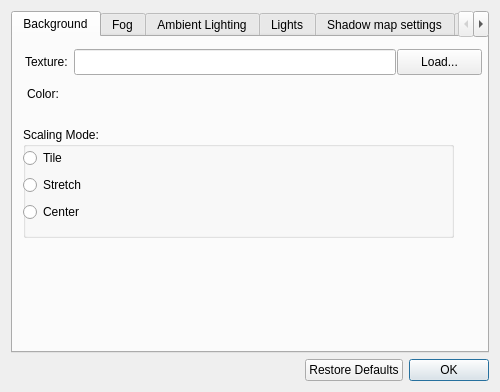
<?xml version="1.0" encoding="UTF-8"?>
<ui version="4.0">
 <class>EnvironmentDialog</class>
 <widget class="QWidget" name="EnvironmentDialog">
  <property name="geometry">
   <rect>
    <x>0</x>
    <y>0</y>
    <width>500</width>
    <height>392</height>
   </rect>
  </property>
  <property name="windowTitle">
   <string>Environment</string>
  </property>
  <layout class="QVBoxLayout" name="verticalLayout">
   <item>
    <widget class="QTabWidget" name="tabWidget">
     <property name="currentIndex">
      <number>0</number>
     </property>
     <widget class="QWidget" name="tab_2">
      <attribute name="title">
       <string>Background</string>
      </attribute>
      <widget class="QGroupBox" name="groupBox">
       <property name="geometry">
        <rect>
         <x>10</x>
         <y>90</y>
         <width>431</width>
         <height>111</height>
        </rect>
       </property>
       <property name="title">
        <string>Scaling Mode:</string>
       </property>
       <widget class="QWidget" name="layoutWidget">
        <property name="geometry">
         <rect>
          <x>0</x>
          <y>20</y>
          <width>131</width>
          <height>77</height>
         </rect>
        </property>
        <layout class="QVBoxLayout" name="verticalLayout_2">
         <item>
          <widget class="QRadioButton" name="radioButton">
           <property name="text">
            <string>Tile</string>
           </property>
           <attribute name="buttonGroup">
            <string notr="true">scalingModeGroup</string>
           </attribute>
          </widget>
         </item>
         <item>
          <widget class="QRadioButton" name="radioButton_2">
           <property name="text">
            <string>Stretch</string>
           </property>
           <attribute name="buttonGroup">
            <string notr="true">scalingModeGroup</string>
           </attribute>
          </widget>
         </item>
         <item>
          <widget class="QRadioButton" name="radioButton_3">
           <property name="text">
            <string>Center</string>
           </property>
           <attribute name="buttonGroup">
            <string notr="true">scalingModeGroup</string>
           </attribute>
          </widget>
         </item>
        </layout>
       </widget>
      </widget>
      <widget class="QLabel" name="label_2">
       <property name="geometry">
        <rect>
         <x>14</x>
         <y>42</y>
         <width>50</width>
         <height>30</height>
        </rect>
       </property>
       <property name="text">
        <string>Color:</string>
       </property>
      </widget>
      <widget class="ColorChooser" name="widget_3" native="true">
       <property name="geometry">
        <rect>
         <x>62</x>
         <y>44</y>
         <width>404</width>
         <height>24</height>
        </rect>
       </property>
      </widget>
      <widget class="QLabel" name="label">
       <property name="geometry">
        <rect>
         <x>12</x>
         <y>10</y>
         <width>43</width>
         <height>30</height>
        </rect>
       </property>
       <property name="text">
        <string>Texture:</string>
       </property>
      </widget>
      <widget class="QLineEdit" name="lineEdit">
       <property name="geometry">
        <rect>
         <x>61</x>
         <y>12</y>
         <width>322</width>
         <height>26</height>
        </rect>
       </property>
      </widget>
      <widget class="QPushButton" name="pushButton">
       <property name="geometry">
        <rect>
         <x>384</x>
         <y>12</y>
         <width>85</width>
         <height>26</height>
        </rect>
       </property>
       <property name="text">
        <string>Load...</string>
       </property>
      </widget>
     </widget>
     <widget class="QWidget" name="tab_3">
      <attribute name="title">
       <string>Fog</string>
      </attribute>
      <widget class="QLabel" name="label_4">
       <property name="geometry">
        <rect>
         <x>10</x>
         <y>10</y>
         <width>51</width>
         <height>21</height>
        </rect>
       </property>
       <property name="text">
        <string>Mode:</string>
       </property>
      </widget>
      <widget class="QComboBox" name="comboBox">
       <property name="geometry">
        <rect>
         <x>60</x>
         <y>10</y>
         <width>406</width>
         <height>24</height>
        </rect>
       </property>
       <item>
        <property name="text">
         <string>Disabled</string>
        </property>
       </item>
       <item>
        <property name="text">
         <string>Linear</string>
        </property>
       </item>
       <item>
        <property name="text">
         <string>Exponential</string>
        </property>
       </item>
       <item>
        <property name="text">
         <string>Quardic exponential</string>
        </property>
       </item>
      </widget>
      <widget class="QLabel" name="label_5">
       <property name="geometry">
        <rect>
         <x>10</x>
         <y>40</y>
         <width>51</width>
         <height>21</height>
        </rect>
       </property>
       <property name="text">
        <string>Start:</string>
       </property>
      </widget>
      <widget class="QSpinBox" name="spinBox">
       <property name="geometry">
        <rect>
         <x>60</x>
         <y>40</y>
         <width>150</width>
         <height>23</height>
        </rect>
       </property>
      </widget>
      <widget class="QLabel" name="label_6">
       <property name="geometry">
        <rect>
         <x>220</x>
         <y>40</y>
         <width>30</width>
         <height>21</height>
        </rect>
       </property>
       <property name="text">
        <string>End:</string>
       </property>
      </widget>
      <widget class="QSpinBox" name="spinBox_2">
       <property name="geometry">
        <rect>
         <x>270</x>
         <y>40</y>
         <width>195</width>
         <height>23</height>
        </rect>
       </property>
      </widget>
      <widget class="QLabel" name="label_7">
       <property name="geometry">
        <rect>
         <x>10</x>
         <y>70</y>
         <width>51</width>
         <height>21</height>
        </rect>
       </property>
       <property name="text">
        <string>Density:</string>
       </property>
      </widget>
      <widget class="QSpinBox" name="spinBox_3">
       <property name="geometry">
        <rect>
         <x>62</x>
         <y>70</y>
         <width>403</width>
         <height>23</height>
        </rect>
       </property>
      </widget>
      <widget class="QLabel" name="label_8">
       <property name="geometry">
        <rect>
         <x>10</x>
         <y>100</y>
         <width>51</width>
         <height>20</height>
        </rect>
       </property>
       <property name="text">
        <string>Color:</string>
       </property>
      </widget>
      <widget class="ColorChooser" name="frame_2" native="true">
       <property name="geometry">
        <rect>
         <x>60</x>
         <y>100</y>
         <width>404</width>
         <height>26</height>
        </rect>
       </property>
      </widget>
     </widget>
     <widget class="QWidget" name="tab_5">
      <attribute name="title">
       <string>Ambient Lighting</string>
      </attribute>
      <widget class="ColorChooser" name="widget" native="true">
       <property name="geometry">
        <rect>
         <x>10</x>
         <y>30</y>
         <width>457</width>
         <height>26</height>
        </rect>
       </property>
      </widget>
      <widget class="QLabel" name="label_3">
       <property name="geometry">
        <rect>
         <x>10</x>
         <y>10</y>
         <width>119</width>
         <height>16</height>
        </rect>
       </property>
       <property name="text">
        <string>Ambient light color:</string>
       </property>
      </widget>
     </widget>
     <widget class="QWidget" name="tab">
      <attribute name="title">
       <string>Lights</string>
      </attribute>
      <widget class="QLabel" name="label_9">
       <property name="geometry">
        <rect>
         <x>10</x>
         <y>22</y>
         <width>79</width>
         <height>16</height>
        </rect>
       </property>
       <property name="text">
        <string>Current light:</string>
       </property>
      </widget>
      <widget class="QComboBox" name="comboBox_2">
       <property name="geometry">
        <rect>
         <x>88</x>
         <y>16</y>
         <width>251</width>
         <height>26</height>
        </rect>
       </property>
       <item>
        <property name="text">
         <string>Light0</string>
        </property>
       </item>
       <item>
        <property name="text">
         <string>Light1</string>
        </property>
       </item>
       <item>
        <property name="text">
         <string>Light2</string>
        </property>
       </item>
       <item>
        <property name="text">
         <string>Light3</string>
        </property>
       </item>
       <item>
        <property name="text">
         <string>Light4</string>
        </property>
       </item>
       <item>
        <property name="text">
         <string>Light5</string>
        </property>
       </item>
       <item>
        <property name="text">
         <string>Light6</string>
        </property>
       </item>
       <item>
        <property name="text">
         <string>Light7</string>
        </property>
       </item>
      </widget>
      <widget class="QPushButton" name="pushButton_2">
       <property name="geometry">
        <rect>
         <x>400</x>
         <y>16</y>
         <width>71</width>
         <height>27</height>
        </rect>
       </property>
       <property name="text">
        <string>Remove</string>
       </property>
      </widget>
      <widget class="QPushButton" name="pushButton_3">
       <property name="geometry">
        <rect>
         <x>340</x>
         <y>16</y>
         <width>60</width>
         <height>27</height>
        </rect>
       </property>
       <property name="text">
        <string>Add...</string>
       </property>
      </widget>
      <widget class="QLabel" name="label_10">
       <property name="geometry">
        <rect>
         <x>12</x>
         <y>80</y>
         <width>45</width>
         <height>21</height>
        </rect>
       </property>
       <property name="text">
        <string>Color:</string>
       </property>
      </widget>
      <widget class="ColorChooser" name="widget" native="true">
       <property name="geometry">
        <rect>
         <x>68</x>
         <y>80</y>
         <width>401</width>
         <height>24</height>
        </rect>
       </property>
      </widget>
      <widget class="QLabel" name="label_11">
       <property name="geometry">
        <rect>
         <x>12</x>
         <y>52</y>
         <width>51</width>
         <height>13</height>
        </rect>
       </property>
       <property name="text">
        <string>Type:</string>
       </property>
      </widget>
      <widget class="QComboBox" name="comboBox_3">
       <property name="geometry">
        <rect>
         <x>88</x>
         <y>48</y>
         <width>383</width>
         <height>24</height>
        </rect>
       </property>
       <item>
        <property name="text">
         <string>Disabled</string>
        </property>
       </item>
       <item>
        <property name="text">
         <string>Directional</string>
        </property>
       </item>
       <item>
        <property name="text">
         <string>Spot</string>
        </property>
       </item>
       <item>
        <property name="text">
         <string>Point</string>
        </property>
       </item>
      </widget>
      <widget class="QWidget" name="layoutWidget_2">
       <property name="geometry">
        <rect>
         <x>12</x>
         <y>112</y>
         <width>457</width>
         <height>122</height>
        </rect>
       </property>
       <layout class="QGridLayout" name="gridLayout_3">
        <item row="0" column="1">
         <widget class="QGroupBox" name="groupBox_3">
          <property name="title">
           <string>Direction:</string>
          </property>
          <layout class="QGridLayout" name="gridLayout_2">
           <item row="0" column="1">
            <widget class="QDoubleSpinBox" name="doubleSpinBox_6"/>
           </item>
           <item row="2" column="0">
            <widget class="QLabel" name="label_12">
             <property name="text">
              <string>Z:</string>
             </property>
            </widget>
           </item>
           <item row="0" column="0">
            <widget class="QLabel" name="label_13">
             <property name="text">
              <string>X:</string>
             </property>
            </widget>
           </item>
           <item row="1" column="3">
            <widget class="QLabel" name="label_14">
             <property name="text">
              <string>Top-bottom angle:</string>
             </property>
            </widget>
           </item>
           <item row="1" column="0">
            <widget class="QLabel" name="label_15">
             <property name="text">
              <string>Y:</string>
             </property>
            </widget>
           </item>
           <item row="2" column="1">
            <widget class="QDoubleSpinBox" name="doubleSpinBox_8"/>
           </item>
           <item row="0" column="3">
            <widget class="QLabel" name="label_16">
             <property name="text">
              <string>Left-right angle</string>
             </property>
            </widget>
           </item>
           <item row="1" column="1">
            <widget class="QDoubleSpinBox" name="doubleSpinBox_7"/>
           </item>
           <item row="1" column="4">
            <widget class="QDoubleSpinBox" name="doubleSpinBox_10"/>
           </item>
           <item row="0" column="4">
            <widget class="QDoubleSpinBox" name="doubleSpinBox_9">
             <property name="sizePolicy">
              <sizepolicy hsizetype="Expanding" vsizetype="Fixed">
               <horstretch>0</horstretch>
               <verstretch>0</verstretch>
              </sizepolicy>
             </property>
            </widget>
           </item>
          </layout>
         </widget>
        </item>
        <item row="0" column="0">
         <widget class="QGroupBox" name="groupBox_2">
          <property name="title">
           <string>Position:</string>
          </property>
          <layout class="QGridLayout" name="gridLayout">
           <item row="0" column="1">
            <widget class="QDoubleSpinBox" name="doubleSpinBox_3"/>
           </item>
           <item row="0" column="0">
            <widget class="QLabel" name="label_17">
             <property name="sizePolicy">
              <sizepolicy hsizetype="Fixed" vsizetype="Minimum">
               <horstretch>0</horstretch>
               <verstretch>0</verstretch>
              </sizepolicy>
             </property>
             <property name="text">
              <string>X:</string>
             </property>
            </widget>
           </item>
           <item row="1" column="1">
            <widget class="QDoubleSpinBox" name="doubleSpinBox_4"/>
           </item>
           <item row="2" column="1">
            <widget class="QDoubleSpinBox" name="doubleSpinBox_5"/>
           </item>
           <item row="1" column="0">
            <widget class="QLabel" name="label_18">
             <property name="sizePolicy">
              <sizepolicy hsizetype="Fixed" vsizetype="Preferred">
               <horstretch>0</horstretch>
               <verstretch>0</verstretch>
              </sizepolicy>
             </property>
             <property name="text">
              <string>Y:</string>
             </property>
            </widget>
           </item>
           <item row="2" column="0">
            <widget class="QLabel" name="label_19">
             <property name="sizePolicy">
              <sizepolicy hsizetype="Fixed" vsizetype="Preferred">
               <horstretch>0</horstretch>
               <verstretch>0</verstretch>
              </sizepolicy>
             </property>
             <property name="text">
              <string>Z:</string>
             </property>
            </widget>
           </item>
          </layout>
         </widget>
        </item>
       </layout>
      </widget>
      <widget class="QCheckBox" name="checkBox">
       <property name="geometry">
        <rect>
         <x>10</x>
         <y>280</y>
         <width>149</width>
         <height>21</height>
        </rect>
       </property>
       <property name="text">
        <string>Casts shadow</string>
       </property>
      </widget>
      <widget class="QLabel" name="label_25">
       <property name="geometry">
        <rect>
         <x>14</x>
         <y>252</y>
         <width>78</width>
         <height>13</height>
        </rect>
       </property>
       <property name="text">
        <string>Cutoff angle:</string>
       </property>
      </widget>
      <widget class="QSpinBox" name="spinBox_7">
       <property name="geometry">
        <rect>
         <x>98</x>
         <y>246</y>
         <width>119</width>
         <height>23</height>
        </rect>
       </property>
      </widget>
     </widget>
     <widget class="QWidget" name="tab_4">
      <attribute name="title">
       <string>Shadow map settings</string>
      </attribute>
      <widget class="QSpinBox" name="spinBox_4">
       <property name="geometry">
        <rect>
         <x>72</x>
         <y>16</y>
         <width>49</width>
         <height>23</height>
        </rect>
       </property>
      </widget>
      <widget class="QLabel" name="label_21">
       <property name="geometry">
        <rect>
         <x>134</x>
         <y>22</y>
         <width>51</width>
         <height>13</height>
        </rect>
       </property>
       <property name="text">
        <string>Taps</string>
       </property>
      </widget>
      <widget class="QCheckBox" name="checkBox_2">
       <property name="geometry">
        <rect>
         <x>12</x>
         <y>50</y>
         <width>147</width>
         <height>21</height>
        </rect>
       </property>
       <property name="text">
        <string>Poison disk fltering</string>
       </property>
      </widget>
      <widget class="QLabel" name="label_22">
       <property name="geometry">
        <rect>
         <x>16</x>
         <y>84</y>
         <width>105</width>
         <height>16</height>
        </rect>
       </property>
       <property name="text">
        <string>Maximum Z Bias:</string>
       </property>
      </widget>
      <widget class="QDoubleSpinBox" name="doubleSpinBox">
       <property name="geometry">
        <rect>
         <x>128</x>
         <y>80</y>
         <width>78</width>
         <height>23</height>
        </rect>
       </property>
      </widget>
      <widget class="QLabel" name="label_23">
       <property name="geometry">
        <rect>
         <x>230</x>
         <y>84</y>
         <width>75</width>
         <height>16</height>
        </rect>
       </property>
       <property name="text">
        <string>Multiplier:</string>
       </property>
      </widget>
      <widget class="QDoubleSpinBox" name="doubleSpinBox_2">
       <property name="geometry">
        <rect>
         <x>296</x>
         <y>80</y>
         <width>86</width>
         <height>23</height>
        </rect>
       </property>
      </widget>
      <widget class="QCheckBox" name="checkBox_3">
       <property name="geometry">
        <rect>
         <x>12</x>
         <y>16</y>
         <width>53</width>
         <height>21</height>
        </rect>
       </property>
       <property name="text">
        <string>PCF</string>
       </property>
      </widget>
      <widget class="QLabel" name="label_20">
       <property name="geometry">
        <rect>
         <x>16</x>
         <y>120</y>
         <width>141</width>
         <height>16</height>
        </rect>
       </property>
       <property name="text">
        <string>Shadow map dimisions:</string>
       </property>
      </widget>
      <widget class="QSpinBox" name="spinBox_5">
       <property name="geometry">
        <rect>
         <x>154</x>
         <y>116</y>
         <width>49</width>
         <height>23</height>
        </rect>
       </property>
      </widget>
      <widget class="QLabel" name="label_24">
       <property name="geometry">
        <rect>
         <x>210</x>
         <y>120</y>
         <width>16</width>
         <height>16</height>
        </rect>
       </property>
       <property name="text">
        <string>X</string>
       </property>
      </widget>
      <widget class="QSpinBox" name="spinBox_6">
       <property name="geometry">
        <rect>
         <x>226</x>
         <y>116</y>
         <width>49</width>
         <height>23</height>
        </rect>
       </property>
      </widget>
     </widget>
     <widget class="QWidget" name="tab_6">
      <attribute name="title">
       <string>Textures</string>
      </attribute>
      <widget class="QCheckBox" name="checkBox_4">
       <property name="geometry">
        <rect>
         <x>14</x>
         <y>18</y>
         <width>131</width>
         <height>21</height>
        </rect>
       </property>
       <property name="text">
        <string>Use mipmaps</string>
       </property>
      </widget>
      <widget class="QLabel" name="label_26">
       <property name="geometry">
        <rect>
         <x>18</x>
         <y>54</y>
         <width>73</width>
         <height>16</height>
        </rect>
       </property>
       <property name="text">
        <string>Sampling:</string>
       </property>
      </widget>
      <widget class="QComboBox" name="comboBox_4">
       <property name="geometry">
        <rect>
         <x>82</x>
         <y>48</y>
         <width>387</width>
         <height>24</height>
        </rect>
       </property>
       <item>
        <property name="text">
         <string>Nearst</string>
        </property>
       </item>
       <item>
        <property name="text">
         <string>Bi-linear</string>
        </property>
       </item>
       <item>
        <property name="text">
         <string>Tri-linear</string>
        </property>
       </item>
      </widget>
     </widget>
    </widget>
   </item>
   <item alignment="Qt::AlignRight">
    <widget class="QDialogButtonBox" name="buttonBox">
     <property name="standardButtons">
      <set>QDialogButtonBox::Ok|QDialogButtonBox::RestoreDefaults</set>
     </property>
    </widget>
   </item>
  </layout>
 </widget>
 <customwidgets>
  <customwidget>
   <class>ColorChooser</class>
   <extends>QWidget</extends>
   <header>ColorChooser.h</header>
   <container>1</container>
  </customwidget>
 </customwidgets>
 <resources>
  <include location="../resources.qrc"/>
 </resources>
 <connections/>
 <buttongroups>
  <buttongroup name="scalingModeGroup"/>
 </buttongroups>
</ui>
